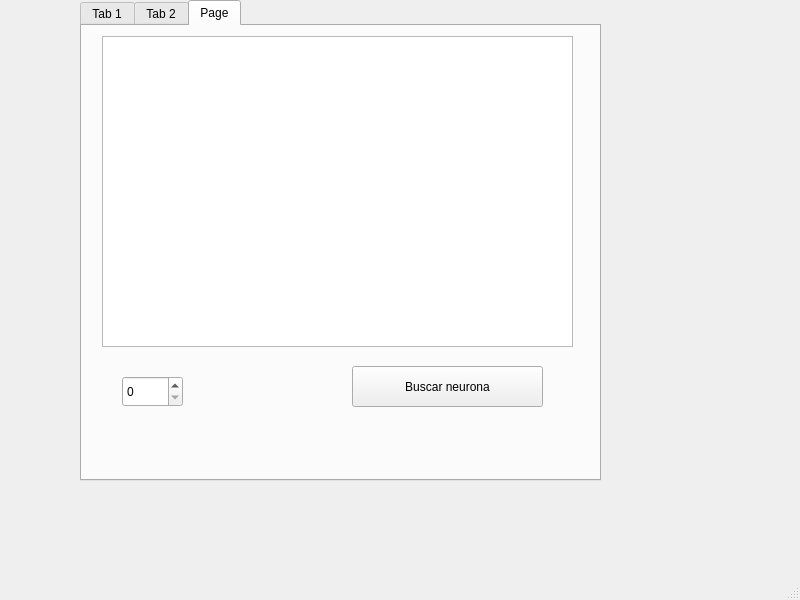
<?xml version="1.0" encoding="UTF-8"?>
<ui version="4.0">
 <class>MainWindow</class>
 <widget class="QMainWindow" name="MainWindow">
  <property name="geometry">
   <rect>
    <x>0</x>
    <y>0</y>
    <width>800</width>
    <height>600</height>
   </rect>
  </property>
  <property name="windowTitle">
   <string>MainWindow</string>
  </property>
  <widget class="QWidget" name="centralwidget">
   <widget class="QTabWidget" name="tabWidget">
    <property name="enabled">
     <bool>true</bool>
    </property>
    <property name="geometry">
     <rect>
      <x>80</x>
      <y>0</y>
      <width>521</width>
      <height>481</height>
     </rect>
    </property>
    <property name="currentIndex">
     <number>2</number>
    </property>
    <widget class="QWidget" name="tab">
     <attribute name="title">
      <string>Tab 1</string>
     </attribute>
     <widget class="QFrame" name="frame">
      <property name="geometry">
       <rect>
        <x>30</x>
        <y>50</y>
        <width>451</width>
        <height>251</height>
       </rect>
      </property>
      <property name="frameShape">
       <enum>QFrame::StyledPanel</enum>
      </property>
      <property name="frameShadow">
       <enum>QFrame::Raised</enum>
      </property>
      <layout class="QFormLayout" name="formLayout">
       <item row="5" column="0">
        <widget class="QLabel" name="label_2">
         <property name="text">
          <string>Voltaje:</string>
         </property>
        </widget>
       </item>
       <item row="5" column="1">
        <widget class="QLineEdit" name="insert_voltaje"/>
       </item>
       <item row="7" column="0">
        <widget class="QLabel" name="label_3">
         <property name="text">
          <string>Posicion en x:</string>
         </property>
        </widget>
       </item>
       <item row="7" column="1">
        <widget class="QSpinBox" name="pos_x"/>
       </item>
       <item row="8" column="0">
        <widget class="QLabel" name="label_4">
         <property name="text">
          <string>Posicion en y:</string>
         </property>
        </widget>
       </item>
       <item row="8" column="1">
        <widget class="QSpinBox" name="pos_y">
         <property name="maximum">
          <number>99</number>
         </property>
        </widget>
       </item>
       <item row="10" column="0">
        <widget class="QLabel" name="label_5">
         <property name="text">
          <string>RED</string>
         </property>
        </widget>
       </item>
       <item row="10" column="1">
        <widget class="QSlider" name="set_red">
         <property name="orientation">
          <enum>Qt::Horizontal</enum>
         </property>
        </widget>
       </item>
       <item row="12" column="0">
        <widget class="QLabel" name="label_6">
         <property name="text">
          <string>GREEN</string>
         </property>
        </widget>
       </item>
       <item row="12" column="1">
        <widget class="QSlider" name="set_green">
         <property name="orientation">
          <enum>Qt::Horizontal</enum>
         </property>
        </widget>
       </item>
       <item row="14" column="0">
        <widget class="QLabel" name="label_7">
         <property name="text">
          <string>BLUE</string>
         </property>
        </widget>
       </item>
       <item row="14" column="1">
        <widget class="QSlider" name="set_blue">
         <property name="orientation">
          <enum>Qt::Horizontal</enum>
         </property>
        </widget>
       </item>
       <item row="4" column="0">
        <widget class="QLabel" name="label">
         <property name="text">
          <string>ID:</string>
         </property>
        </widget>
       </item>
       <item row="4" column="1">
        <widget class="QLineEdit" name="insert_id"/>
       </item>
      </layout>
     </widget>
     <widget class="QPushButton" name="agregarInicio">
      <property name="geometry">
       <rect>
        <x>110</x>
        <y>370</y>
        <width>91</width>
        <height>24</height>
       </rect>
      </property>
      <property name="text">
       <string>Agregar inicio</string>
      </property>
     </widget>
     <widget class="QPushButton" name="AgregarFinal">
      <property name="geometry">
       <rect>
        <x>270</x>
        <y>370</y>
        <width>91</width>
        <height>24</height>
       </rect>
      </property>
      <property name="text">
       <string>Agregar final</string>
      </property>
     </widget>
    </widget>
    <widget class="QWidget" name="tab_2">
     <attribute name="title">
      <string>Tab 2</string>
     </attribute>
     <widget class="QPlainTextEdit" name="plainTextEdit">
      <property name="geometry">
       <rect>
        <x>20</x>
        <y>20</y>
        <width>471</width>
        <height>251</height>
       </rect>
      </property>
     </widget>
     <widget class="QPushButton" name="mostrar">
      <property name="geometry">
       <rect>
        <x>190</x>
        <y>300</y>
        <width>131</width>
        <height>24</height>
       </rect>
      </property>
      <property name="text">
       <string>Mostrar Neuronas</string>
      </property>
     </widget>
     <widget class="QPushButton" name="Guardarlista">
      <property name="geometry">
       <rect>
        <x>20</x>
        <y>270</y>
        <width>101</width>
        <height>41</height>
       </rect>
      </property>
      <property name="text">
       <string>Guardar</string>
      </property>
     </widget>
     <widget class="QPushButton" name="Leerlista">
      <property name="geometry">
       <rect>
        <x>410</x>
        <y>270</y>
        <width>81</width>
        <height>41</height>
       </rect>
      </property>
      <property name="text">
       <string>Leer</string>
      </property>
     </widget>
    </widget>
    <widget class="QWidget" name="tab_3">
     <attribute name="title">
      <string>Page</string>
     </attribute>
     <widget class="QTableWidget" name="tableWidget">
      <property name="geometry">
       <rect>
        <x>20</x>
        <y>10</y>
        <width>471</width>
        <height>311</height>
       </rect>
      </property>
     </widget>
     <widget class="QPushButton" name="buscarNeurona">
      <property name="geometry">
       <rect>
        <x>270</x>
        <y>340</y>
        <width>191</width>
        <height>41</height>
       </rect>
      </property>
      <property name="text">
       <string>Buscar neurona</string>
      </property>
     </widget>
     <widget class="QSpinBox" name="spinBox">
      <property name="geometry">
       <rect>
        <x>40</x>
        <y>350</y>
        <width>61</width>
        <height>31</height>
       </rect>
      </property>
     </widget>
    </widget>
   </widget>
  </widget>
  <widget class="QMenuBar" name="menubar">
   <property name="geometry">
    <rect>
     <x>0</x>
     <y>0</y>
     <width>800</width>
     <height>21</height>
    </rect>
   </property>
  </widget>
  <widget class="QStatusBar" name="statusbar"/>
 </widget>
 <resources/>
 <connections/>
</ui>
